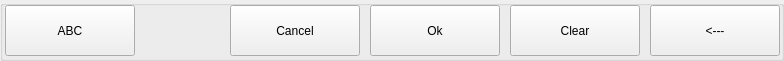
  <widget class="QGroupBox" name="groupBox">
   <property name="geometry">
    <rect>
     <x>5</x>
     <y>60</y>
     <width>784</width>
     <height>61</height>
    </rect>
   </property>
   <property name="title">
    <string/>
   </property>
   <property name="flat">
    <bool>false</bool>
   </property>
   <widget class="QPushButton" name="pushButton_mode">
    <property name="geometry">
     <rect>
      <x>5</x>
      <y>5</y>
      <width>130</width>
      <height>51</height>
     </rect>
    </property>
    <property name="sizePolicy">
     <sizepolicy hsizetype="Minimum" vsizetype="Fixed">
      <horstretch>0</horstretch>
      <verstretch>0</verstretch>
     </sizepolicy>
    </property>
    <property name="minimumSize">
     <size>
      <width>0</width>
      <height>51</height>
     </size>
    </property>
    <property name="maximumSize">
     <size>
      <width>16777215</width>
      <height>16777215</height>
     </size>
    </property>
    <property name="focusPolicy">
     <enum>Qt::NoFocus</enum>
    </property>
    <property name="styleSheet">
     <string notr="true">font: 14pt &quot;Sans Serif&quot;;</string>
    </property>
    <property name="text">
     <string>ABC</string>
    </property>
    <property name="flat">
     <bool>false</bool>
    </property>
   </widget>
   <widget class="QPushButton" name="pushButton_cancel">
    <property name="geometry">
     <rect>
      <x>230</x>
      <y>5</y>
      <width>130</width>
      <height>51</height>
     </rect>
    </property>
    <property name="sizePolicy">
     <sizepolicy hsizetype="Minimum" vsizetype="Fixed">
      <horstretch>0</horstretch>
      <verstretch>0</verstretch>
     </sizepolicy>
    </property>
    <property name="minimumSize">
     <size>
      <width>0</width>
      <height>51</height>
     </size>
    </property>
    <property name="maximumSize">
     <size>
      <width>16777215</width>
      <height>16777215</height>
     </size>
    </property>
    <property name="focusPolicy">
     <enum>Qt::NoFocus</enum>
    </property>
    <property name="styleSheet">
     <string notr="true">font: 14pt &quot;Sans Serif&quot;;</string>
    </property>
    <property name="text">
     <string>Cancel</string>
    </property>
    <property name="flat">
     <bool>false</bool>
    </property>
   </widget>
   <widget class="QPushButton" name="pushButton_ok">
    <property name="geometry">
     <rect>
      <x>370</x>
      <y>5</y>
      <width>130</width>
      <height>51</height>
     </rect>
    </property>
    <property name="sizePolicy">
     <sizepolicy hsizetype="Minimum" vsizetype="Fixed">
      <horstretch>0</horstretch>
      <verstretch>0</verstretch>
     </sizepolicy>
    </property>
    <property name="minimumSize">
     <size>
      <width>0</width>
      <height>51</height>
     </size>
    </property>
    <property name="maximumSize">
     <size>
      <width>16777215</width>
      <height>16777215</height>
     </size>
    </property>
    <property name="focusPolicy">
     <enum>Qt::NoFocus</enum>
    </property>
    <property name="styleSheet">
     <string notr="true">font: 14pt &quot;Sans Serif&quot;;</string>
    </property>
    <property name="text">
     <string>Ok</string>
    </property>
    <property name="flat">
     <bool>false</bool>
    </property>
   </widget>
   <widget class="QPushButton" name="pushButton_clear">
    <property name="geometry">
     <rect>
      <x>510</x>
      <y>5</y>
      <width>130</width>
      <height>51</height>
     </rect>
    </property>
    <property name="sizePolicy">
     <sizepolicy hsizetype="Minimum" vsizetype="Fixed">
      <horstretch>0</horstretch>
      <verstretch>0</verstretch>
     </sizepolicy>
    </property>
    <property name="minimumSize">
     <size>
      <width>0</width>
      <height>51</height>
     </size>
    </property>
    <property name="maximumSize">
     <size>
      <width>16777215</width>
      <height>16777215</height>
     </size>
    </property>
    <property name="focusPolicy">
     <enum>Qt::NoFocus</enum>
    </property>
    <property name="styleSheet">
     <string notr="true">font: 14pt &quot;Sans Serif&quot;;</string>
    </property>
    <property name="text">
     <string>Clear</string>
    </property>
    <property name="flat">
     <bool>false</bool>
    </property>
   </widget>
   <widget class="QPushButton" name="pushButton_backspace">
    <property name="geometry">
     <rect>
      <x>650</x>
      <y>5</y>
      <width>130</width>
      <height>51</height>
     </rect>
    </property>
    <property name="sizePolicy">
     <sizepolicy hsizetype="Minimum" vsizetype="Fixed">
      <horstretch>0</horstretch>
      <verstretch>0</verstretch>
     </sizepolicy>
    </property>
    <property name="minimumSize">
     <size>
      <width>0</width>
      <height>51</height>
     </size>
    </property>
    <property name="maximumSize">
     <size>
      <width>16777215</width>
      <height>16777215</height>
     </size>
    </property>
    <property name="focusPolicy">
     <enum>Qt::NoFocus</enum>
    </property>
    <property name="styleSheet">
     <string notr="true">font: 14pt &quot;Sans Serif&quot;;</string>
    </property>
    <property name="text">
     <string>&lt;---</string>
    </property>
    <property name="flat">
     <bool>false</bool>
    </property>
   </widget>
  </widget>
